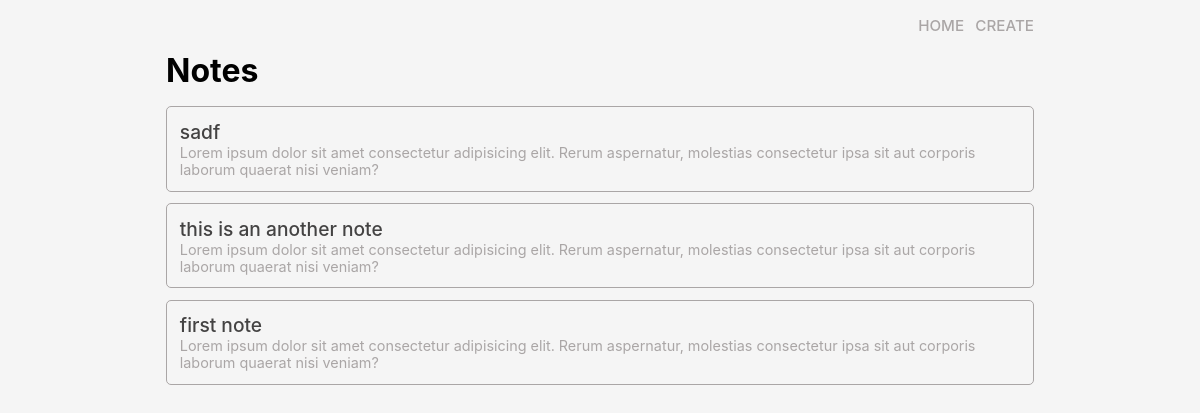
Before: / with the older database file.
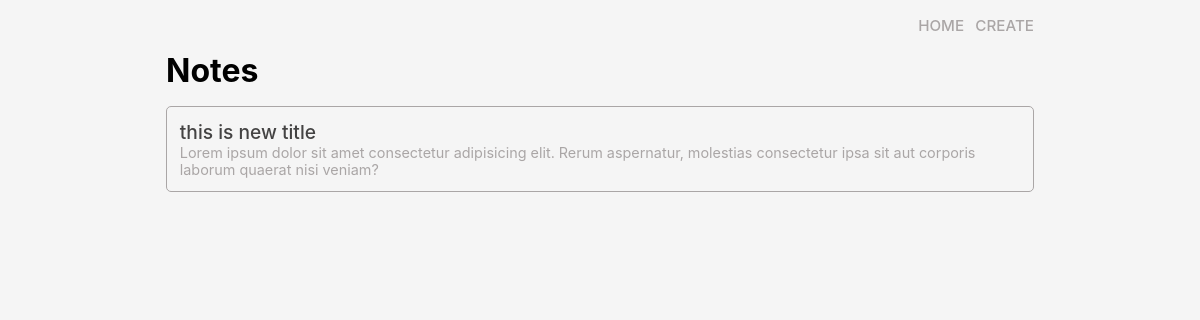
After: the same page with the newer database file.
### tables this page shows
CREATE TABLE notes(
        id integer primary key autoincrement,
        title varchar2(250), 
        content text,
        created_at timestamp default current_timestamp,
        updated_at timestamp default current_timestamp
    );

### main.py (the view)
@app.route("/")
def home_page():
    res = cursor.execute(
        'select id, title  from notes order by updated_at desc')
    notes = res.fetchall()
    print(notes)
    return render_template('home.html', notes=notes)

### templates/home.html
{% extends 'base.html' %}
{% block content %}
<h1>Notes</h1>
<div class="note-list">
  {%for note in notes %}
    <a href="/notes/{{note[0]}}" >
      <div class="note-item">
        <p class="note-item-title"> {{note[1]}} </p>
        <p class="note-item-content">Lorem ipsum dolor sit amet consectetur adipisicing elit. Rerum aspernatur,
           molestias consectetur ipsa sit aut corporis laborum quaerat nisi veniam?</p>
      </div>
    </a>
  {% endfor %}
</div>
{% endblock %}

### templates/base.html (shortened to what this page needs)
<!DOCTYPE html>
<html lang="en">
  <head>
    <link rel="stylesheet" href="/static/style.css" />
  </head>
  <body>
    <div class="container">
      <nav class="nav">
          <a class="nav-link" href="/">Home</a>
          <a class="nav-link" href="/create">Create</a>
      </nav>
      {% block content %}
      {% endblock %}
    </div>
  </body>
</html>

### static/style.css (style rules this page uses)
* { margin: 0; box-sizing: border-box; font-family: -apple-system, BlinkMacSystemFont, "Segoe UI", "Roboto", "Oxygen", "Ubuntu", "Cantarell", "Fira Sans", "Droid Sans", "Helvetica Neue", sans-serif; }
:root { --teal: rgb(16, 180, 192); --light-gray: rgb(170, 166, 166); }
body { margin: 0; background-color: #f5f5f5; }
a { text-decoration: none; }
.container { margin: auto; width: 100%; max-width: 900px; padding: 0 1rem; }
.nav { display: flex; justify-content: flex-end; position: sticky; top: 0; padding: 1rem 0; background-color: #f5f5f5; }
.nav-link { text-transform: uppercase; color: var(--light-gray); margin-left: 0.7rem; font-weight: 500; font-size: 0.95rem; }
.note-list { margin: 1rem 0; }
.note-item { padding: 0.8rem; margin-bottom: 0.7rem; border: 1px solid var(--light-gray); border-radius: 5px; transition: all 0.2s ease; }
.note-item-title { font-size: 1.2rem; font-weight: 500; color: rgb(68, 67, 67); }
.note-item-content { font-size: 0.9rem; color: var(--light-gray); }

Changed rows visible on the page:
removed notes: title "sadf"
removed notes: title "this is an another note"
changed notes: title "first note" → "this is new title"
